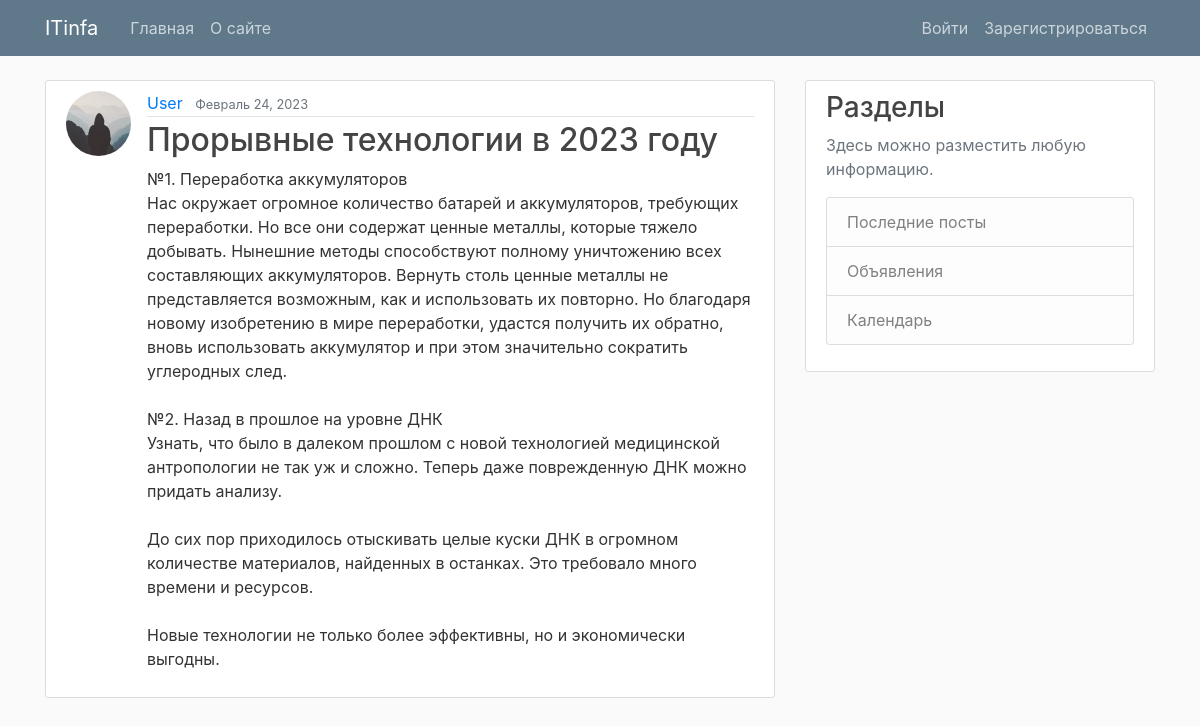
Screenshot of /post/7/ with the database file from the repository.
### blog/models.py (models this page shows, shortened)
class Post(models.Model):
    title = models.CharField(max_length=100)
    content = models.TextField()
    date_posted = models.DateTimeField(default=timezone.now)
    author = models.ForeignKey(User, on_delete=models.CASCADE)

### users/models.py (models this page shows, shortened)
class Profile(models.Model):
    user = models.OneToOneField(User, on_delete=models.CASCADE)
    image = models.ImageField(default='default.jpg', upload_to='profile_pics')

### blog/views.py (the view)
# urls.py: path('post/<int:pk>/', PostDetailView.as_view(), name='post-detail'),
class PostDetailView(DetailView):
    model = Post

### blog/templates/blog/post_detail.html (shortened to what this page needs)
{% extends "blog/base.html" %}
{% block content %}
  <article class="media content-section">
    <img class="rounded-circle article-img" src="{{ object.author.profile.image.url }}">
    <div class="media-body">
      <div class="article-metadata">
        <a class="mr-2" href="{% url 'user-posts' object.author.username %}">{{ object.author }}</a>
        <small class="text-muted">{{ object.date_posted|date:"F d, Y" }}</small>
      </div>
      <h2 class="article-title">{{ object.title }}</h2>
      <p class="article-content">{{ object.content }}</p>
    </div>
  </article>
{% endblock content %}

### blog/static/blog/main.css (style rules this page uses)
body { background: #fafafa; color: #333333; margin-top: 5rem; }
h1, h2, h3, h4, h5, h6 { color: #444444; }
.content-section { background: #ffffff; padding: 10px 20px; border: 1px solid #dddddd; border-radius: 3px; margin-bottom: 20px; }
.article-title { color: #444444; }
.article-content { white-space: pre-line; }
.article-img { height: 65px; width: 65px; margin-right: 16px; }
.article-metadata { padding-bottom: 1px; margin-bottom: 4px; border-bottom: 1px solid #e3e3e3 }

### rows the page displays
Post: author.profile.image (placeholder picture), author "User", date_posted "Февраль 24, 2023", title "Прорывные технологии в 2023 году", content "№1. Переработка аккумуляторов Нас окружает огромное количество батарей и аккумуляторов, требующих переработки. Но все они содержат ценные металлы, которые тяжело добывать. Нынешние методы способствуют полному уничтожению всех составляющих аккумуляторов. Вернуть столь ценные металлы не представляется возможным, как и использовать их повторно. Но благодаря новому изобретению в мире переработки, удастся получить их обратно, вновь использовать аккумулятор и при этом значительно сократить углеродных след. №2. Назад в прошлое на уровне ДНК Узнать, что было в далеком прошлом с новой технологией медицинской антропологии не так уж и сложно. Теперь даже поврежденную ДНК можно придать анализу. До сих…"
